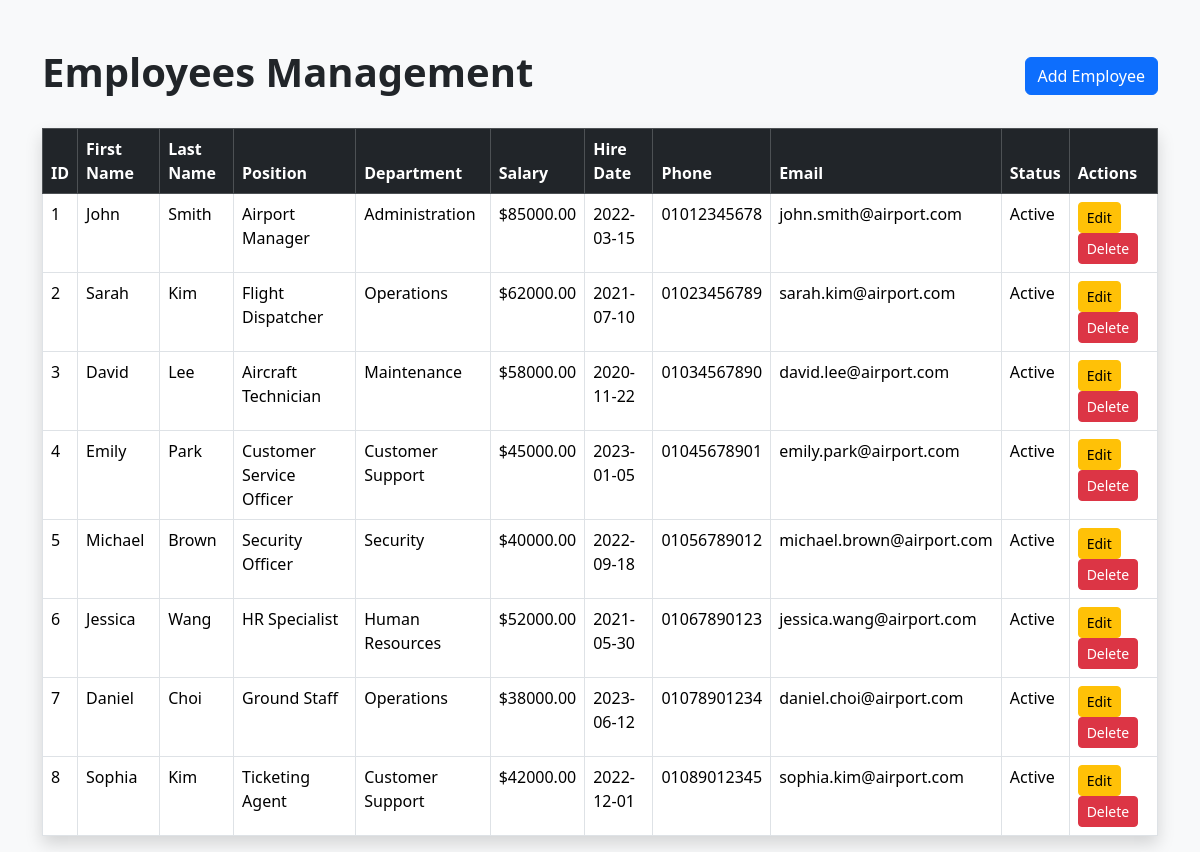
Page /employees/view_employees.php (signed in) on the committed database.
### tables this page shows
CREATE TABLE Employee (
    employee_id INT AUTO_INCREMENT PRIMARY KEY,
    first_name VARCHAR(100),
    last_name VARCHAR(100),
    position VARCHAR(100),
    department VARCHAR(100),
    salary DECIMAL(10,2),
    hire_date DATE,
    phone_number VARCHAR(20),
    email VARCHAR(100),
    employee_status VARCHAR(20)
);

### employees/view_employees.php (the view, shortened to what this page needs)
<?php
include("../config/db.php");
$query = "
SELECT
    employee_id,
    first_name,
    last_name,
    position,
    department,
    salary,
    hire_date,
    phone_number,
    email,
    employee_status
FROM Employee
";
$result = mysqli_query($conn, $query);
?>
<!DOCTYPE html>
<html>
<head>
    <link href="https://cdn.jsdelivr.net/npm/bootstrap@5.3.3/dist/css/bootstrap.min.css" rel="stylesheet">
</head>
<body class="bg-light">
<div class="container mt-5">
    <div class="d-flex justify-content-between align-items-center mb-4">
        <h1 class="fw-bold">Employees Management</h1>
        <a href="add_employee.php" class="btn btn-primary">
            Add Employee
        </a>
    </div>
    <table class="table table-bordered table-hover shadow bg-white">
        <thead class="table-dark">
        <tr>
            <th>ID</th>
            <th>First Name</th>
            <th>Last Name</th>
            <th>Position</th>
            <th>Department</th>
            <th>Salary</th>
            <th>Hire Date</th>
            <th>Phone</th>
            <th>Email</th>
            <th>Status</th>
            <th>Actions</th>
        </tr>
        </thead>
        <tbody>
        <?php while($row = mysqli_fetch_assoc($result)) { ?>
        <tr>
            <td><?php echo $row['employee_id']; ?></td>
            <td><?php echo $row['first_name']; ?></td>
            <td><?php echo $row['last_name']; ?></td>
            <td><?php echo $row['position']; ?></td>
            <td><?php echo $row['department']; ?></td>
            <td>$<?php echo $row['salary']; ?></td>
            <td><?php echo $row['hire_date']; ?></td>
            <td><?php echo $row['phone_number']; ?></td>
            <td><?php echo $row['email']; ?></td>
            <td><?php echo $row['employee_status']; ?></td>
            <td>
            <a href="edit_employee.php?id=<?php echo $row['employee_id']; ?>"
                class="btn btn-warning btn-sm">
                Edit
            </a>
            <a href="delete_employee.php?id=<?php echo $row['employee_id']; ?>"
            class="btn btn-danger btn-sm"
            onclick="return confirm('Are you sure you want to delete this employee?');">
                Delete
            </a>
        </td>
        </tr>
        <?php } ?>
        </tbody>
    </table>
</div>
</body>
</html>

### rows in the picture
employee: employee_id "1", first_name "John", last_name "Smith", position "Airport Manager", department "Administration", salary "85000.00", hire_date "2022-03-15", phone_number "01012345678", email "john.smith@airport.com", employee_status "Active"
employee: employee_id "2", first_name "Sarah", last_name "Kim", position "Flight Dispatcher", department "Operations", salary "62000.00", hire_date "2021-07-10", phone_number "01023456789", email "sarah.kim@airport.com", employee_status "Active"
employee: employee_id "3", first_name "David", last_name "Lee", position "Aircraft Technician", department "Maintenance", salary "58000.00", hire_date "2020-11-22", phone_number "01034567890", email "david.lee@airport.com", employee_status "Active"
employee: employee_id "4", first_name "Emily", last_name "Park", position "Customer Service Officer", department "Customer Support", salary "45000.00", hire_date "2023-01-05", phone_number "01045678901", email "emily.park@airport.com", employee_status "Active"
employee: employee_id "5", first_name "Michael", last_name "Brown", position "Security Officer", department "Security", salary "40000.00", hire_date "2022-09-18", phone_number "01056789012", email "michael.brown@airport.com", employee_status "Active"
employee: employee_id "6", first_name "Jessica", last_name "Wang", position "HR Specialist", department "Human Resources", salary "52000.00", hire_date "2021-05-30", phone_number "01067890123", email "jessica.wang@airport.com", employee_status "Active"
employee: employee_id "7", first_name "Daniel", last_name "Choi", position "Ground Staff", department "Operations", salary "38000.00", hire_date "2023-06-12", phone_number "01078901234", email "daniel.choi@airport.com", employee_status "Active"
employee: employee_id "8", first_name "Sophia", last_name "Kim", position "Ticketing Agent", department "Customer Support", salary "42000.00", hire_date "2022-12-01", phone_number "01089012345", email "sophia.kim@airport.com", employee_status "Active"
